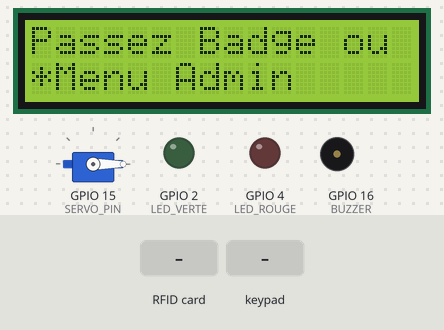
Simulated run of this sketch. Board: ESP32. Parts: 16×2 character LCD, servo, output pins drawn as LEDs (lit = HIGH), buzzer (waves = sounding, pin HIGH). Inputs (shaded band) come from the test bench. EEPROM starts erased.

Above: at 3.4 s.
3.5 s: RFID card 5E 7A 19 C4 held to the reader
At 4.9 s:
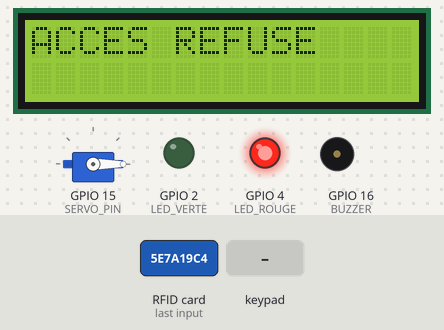
6.5 s: key '*' pressed
At 7.1 s:
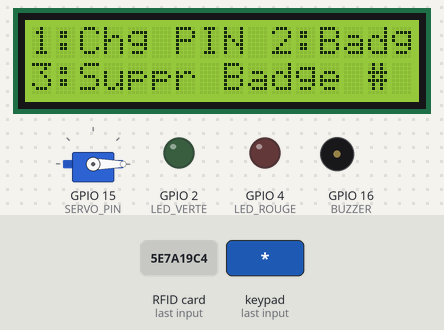
8.0 s: keypad keys 1 3 1 2 1 4 2 7 pressed 0.4 s apart
At 11.9 s:
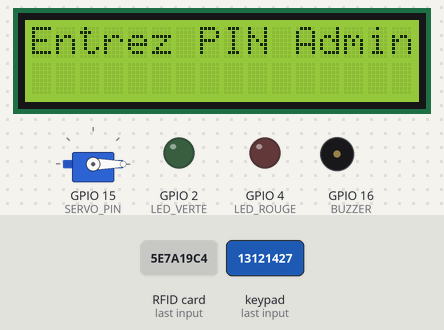
12.7 s: keypad keys 1 2 3 4 # pressed 0.4 s apart
At 16.0 s:
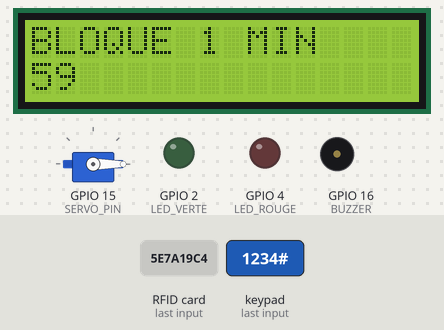
Timing chart, 0 to 17.2 s (numbered marks = the images above; inputs shaded):
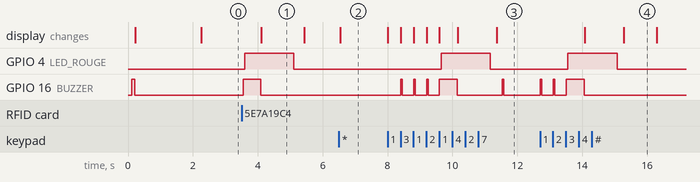

Measured:
- after the input at 3.5 s, GPIO 4 (LED_ROUGE): LOW → HIGH after 0.10 s, → LOW 1.5 s later; GPIO 16 (BUZZER): LOW → HIGH after 0.05 s, → LOW 0.55 s later; the display: changes after 0.61 s (image 1)
- after the input at 6.5 s, the display: changes at once (image 2)
- after the input at 8.0 s, GPIO 4 (LED_ROUGE): LOW → HIGH after 1.7 s, → LOW 1.5 s later; GPIO 16 (BUZZER): goes 3 × (HIGH 0.05 s, LOW 0.35 s), HIGH 0.55 s, LOW 1.4 s, HIGH 0.05 s, then LOW, starting after 0.41 s; the display: first changes at once (image 3 shows a later state)
- after the input at 12.7 s, GPIO 4 (LED_ROUGE): LOW → HIGH after 0.86 s, → LOW 1.5 s later; GPIO 16 (BUZZER): goes HIGH 0.05 s, LOW 0.35 s, HIGH 0.05 s, LOW 0.35 s, HIGH 0.55 s, then LOW, starting at once; the display: first changes after 1.4 s (image 4 shows a later state)
- what the display in image 1 shows lasts 1.3 s, from 4.1 s to 5.4 s

The sketch:

sketch_jul11a_coffre_v4.ino
```cpp
#include <SPI.h>
#include <MFRC522.h>
#include <Keypad.h>
#include <LiquidCrystal_I2C.h>
#include <ESP32Servo.h>
#include <Preferences.h> // Pour sauvegarder en mémoire ESP32

// ===== CONFIG HARDWARE =====
#define SS_PIN 5
#define RST_PIN 17
MFRC522 rfid(SS_PIN, RST_PIN);

LiquidCrystal_I2C lcd(0x27, 16, 2);
Servo monServo;
Preferences preferences; // Pour stocker badges et PIN

const byte ROWS = 4; const byte COLS = 4;
char keys[ROWS] [COLS]= {
  {'1','2','3','A'},
  {'4','5','6','B'},
  {'7','8','9','C'},
  {'*','0','#','D'}
};
byte rowPins[] = {13, 12, 14, 27};
byte colPins[] = {26, 25, 33, 32};
Keypad clavier = Keypad(makeKeymap(keys), rowPins, colPins, ROWS, COLS);

#define LED_VERTE 2
#define LED_ROUGE 4
#define BUZZER 16
#define SERVO_PIN 15

// ===== VARIABLES =====
String codePinAdmin = "1234";
String codeSaisi = "";
int nbBadges = 0;
String badges[10]; // Max 10 badges
unsigned long tempsBlocage = 0;
int tentatives = 0;
bool modeAdmin = false;

// ===== SETUP =====
void setup() {
  Serial.begin(9600);
  SPI.begin();
  rfid.PCD_Init();
  lcd.init(); lcd.backlight();
  monServo.attach(SERVO_PIN); monServo.write(0);

  pinMode(LED_VERTE, OUTPUT); pinMode(LED_ROUGE, OUTPUT); pinMode(BUZZER, OUTPUT);

  preferences.begin("coffre", false);
  chargerDonnees(); // Charge badges et PIN sauvegardés

  bip(100);
  lcd.print("Coffre V4 Demarre");
  delay(2000);
}

// ===== LOOP =====
void loop() {
  if(millis() < tempsBlocage){
    lcd.clear(); lcd.print("BLOQUE 1 MIN");
    lcd.setCursor(0,1); lcd.print((tempsBlocage - millis())/1000);
    delay(1000); return;
  }

  lcd.clear(); lcd.print("Passez Badge ou ");
  lcd.setCursor(0,1); lcd.print("*Menu Admin");

  if(verifierBadge()) return;
  if(verifierToucheMenu()) return;
}

// ===== FONCTIONS PRINCIPALES =====
bool verifierBadge(){
  if(!rfid.PICC_IsNewCardPresent() ||!rfid.PICC_ReadCardSerial()) return false;

  String uid = lireUID();
  bip(50);

  if(estBadgeValide(uid)){
    demanderPIN(uid);
  } else {
    accesRefuse();
  }
  rfid.PICC_HaltA();
  return true;
}

bool verifierToucheMenu(){
  char touche = clavier.getKey();
  if(touche == '*'){
    modeAdmin = true;
    menuAdmin();
    modeAdmin = false;
    return true;
  }
  return false;
}

void demanderPIN(String uid){
  codeSaisi = "";
  lcd.clear(); lcd.print("Entrez PIN:");
  while(codeSaisi.length() < 4){
    char t = clavier.getKey();
    if(t && t!= '#' && t!= '*' && t!= 'A' && t!= 'B' && t!= 'C' && t!= 'D'){
      codeSaisi += t; lcd.print("*"); bip(50);
    }
    if(t == '#') return; // Annuler
  }

  if(codeSaisi == codePinAdmin){
    ouvrirCoffre();
  } else {
    accesRefuse();
  }
}

void ouvrirCoffre(){
  tentatives = 0;
  digitalWrite(LED_VERTE, HIGH);
  monServo.write(90); lcd.clear(); lcd.print("Coffre OUVERT");
  bip(200); delay(3000);
  monServo.write(0); digitalWrite(LED_VERTE, LOW);
}

void accesRefuse(){
  tentatives++;
  digitalWrite(LED_ROUGE, HIGH); bip(500);
  lcd.clear(); lcd.print("ACCES REFUSE");
  delay(1000); digitalWrite(LED_ROUGE, LOW);

  if(tentatives >= 3){
    tempsBlocage = millis() + 60000; // 1 min
    tentatives = 0;
  }
}

// ===== MENU ADMIN =====
void menuAdmin(){
  lcd.clear(); lcd.print("1:Chg PIN 2:Badge");
  lcd.setCursor(0,1); lcd.print("3:Suppr Badge #");

  while(true){
    char t = clavier.getKey();
    if(t == '1') changerPIN();
    if(t == '2') ajouterBadge();
    if(t == '3') supprimerBadge();
    if(t == '#') break;
  }
}

void changerPIN(){
  lcd.clear(); lcd.print("Ancien PIN:");
  String ancien = saisirPIN();
  if(ancien!= codePinAdmin){ accesRefuse(); return; }

  lcd.clear(); lcd.print("Nouveau PIN:");
  String nouveau = saisirPIN();
  codePinAdmin = nouveau;
  preferences.putString("pin", codePinAdmin);
  lcd.print("OK!"); bip(100); delay(1000);
}

void ajouterBadge(){
  lcd.clear(); lcd.print("Entrez PIN Admin:");
  if(saisirPIN()!= codePinAdmin){ accesRefuse(); return; }

  lcd.clear(); lcd.print("Passez nouveau");
  lcd.setCursor(0,1); lcd.print("Badge...");
  delay(500); // Laisse le temps d'enlever l'ancien badge

  while(!rfid.PICC_IsNewCardPresent()){} // Attend
  while(!rfid.PICC_ReadCardSerial()){} // Lit

  String newUID = lireUID(); // lireUID fait déjà HaltA

  // Vérifie si badge existe déjà
  if(estBadgeValide(newUID)){
    lcd.clear(); lcd.print("Badge deja existe");
    delay(1500); return;
  }

  if(nbBadges < 10){
    badges[nbBadges] = newUID; nbBadges++;
    sauvegarderBadges();
    lcd.clear(); lcd.print("Badge Ajoute!");
    bip(100); delay(1000);
  } else {
    lcd.clear(); lcd.print("Memoire pleine!");
    delay(1500);
  }
}

void supprimerBadge(){
  lcd.clear(); lcd.print("Entrez PIN Admin:");
  if(saisirPIN()!= codePinAdmin){ accesRefuse(); return; }

  lcd.clear(); lcd.print("Passez Badge a");
  lcd.setCursor(0,1); lcd.print("Supprimer");
  delay(500);

  while(!rfid.PICC_IsNewCardPresent()){}
  while(!rfid.PICC_ReadCardSerial()){}

  String delUID = lireUID(); // lireUID fait déjà HaltA

  if(delUID == badges[0]){ // Badge 0 = Admin principal
    lcd.clear(); lcd.print("Admin: Non Supp");
    delay(1500); return;
  }

  for(int i=0; i<nbBadges; i++){
    if(badges[i] == delUID){
      for(int j=i; j<nbBadges-1; j++) badges[j] = badges[j+1];
      nbBadges--; sauvegarderBadges();
      lcd.clear(); lcd.print("Badge Supprime!");
      bip(100); delay(1000); return;
    }
  }
  lcd.clear(); lcd.print("Badge introuvable");
  delay(1500);
}

// ===== FONCTIONS UTILES =====
String saisirPIN(){
  String pin = "";
  while(pin.length() < 4){
    char t = clavier.getKey();
    if(t && t >= '0' && t <= '9'){ pin += t; lcd.print("*"); bip(50); }
  }
  return pin;
}
String lireUID(){
  String uid = "";
  for(byte i = 0; i < rfid.uid.size; i++) {
    uid += (rfid.uid.uidByte[i] < 0x10? "0" : "") + String(rfid.uid.uidByte[i], HEX);
  }
  uid.toUpperCase();
  rfid.PICC_HaltA();
  rfid.PCD_StopCrypto1();
  return uid;
}

bool estBadgeValide(String uid){
  for(int i=0; i<nbBadges; i++){
    if(badges[i] == uid) return true;
  }
  return false;
}

void bip(int ms){ digitalWrite(BUZZER, HIGH); delay(ms); digitalWrite(BUZZER, LOW); }

void chargerDonnees(){
  codePinAdmin = preferences.getString("pin", "1234");
  nbBadges = preferences.getInt("nb", 1);
  badges[0] = preferences.getString("b0", "ADMIN"); // Mets ton UID admin ici la 1ere fois
  for(int i=1; i<nbBadges; i++){
    badges[i] = preferences.getString(("b" + String(i)).c_str(), "");
  }
}

void sauvegarderBadges(){
  preferences.putInt("nb", nbBadges);
  for(int i=0; i<nbBadges; i++){
    preferences.putString(("b" + String(i)).c_str(), badges[i]);
  }
}
```
